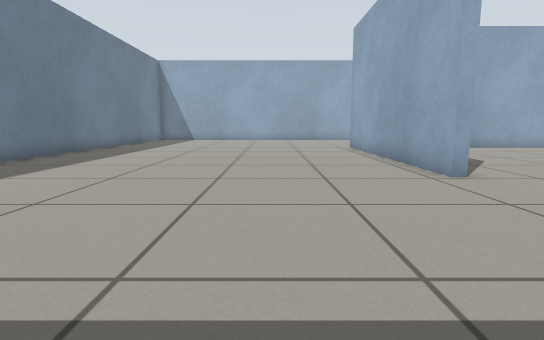
view 1 (above)

18 first-person views from a walk through a world built for the Gazebo simulator. The camera is 0.5 m above the floor, tilts 8° down and sees 80° across. The floor is counted in squares, 0.5 m on a side. Each view is taken from the middle of a square. On the plan, view 1 faces up. The plan holds only what a view shows up to about 12 squares ahead; the rest is blank.

view 2
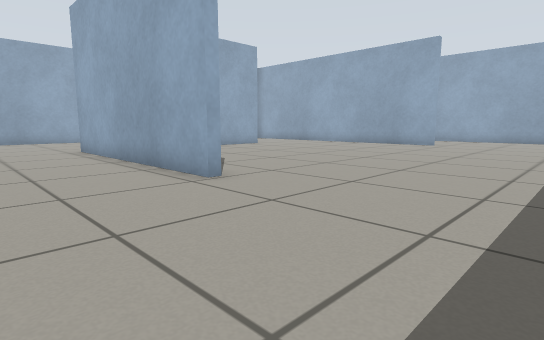

view 3
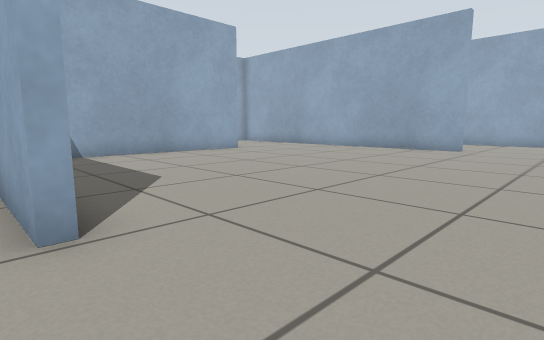

view 4
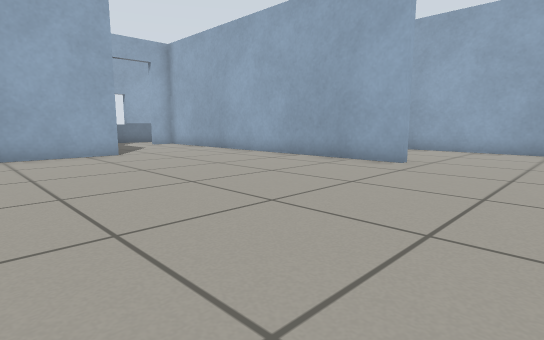

view 5
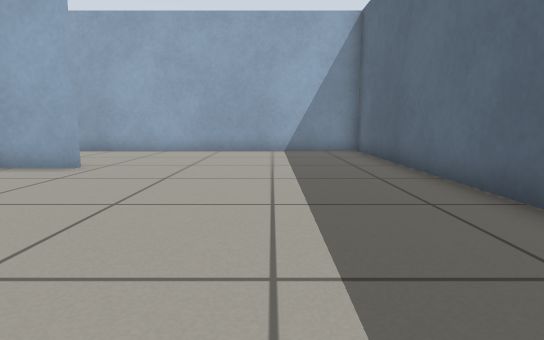

view 6
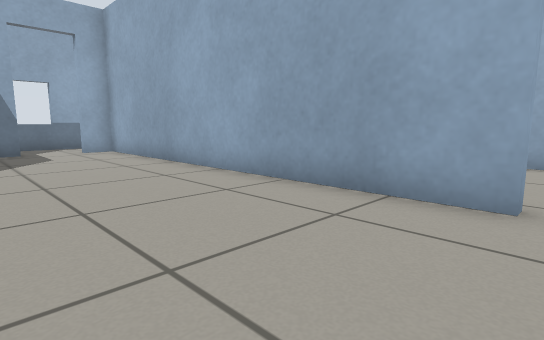

view 7
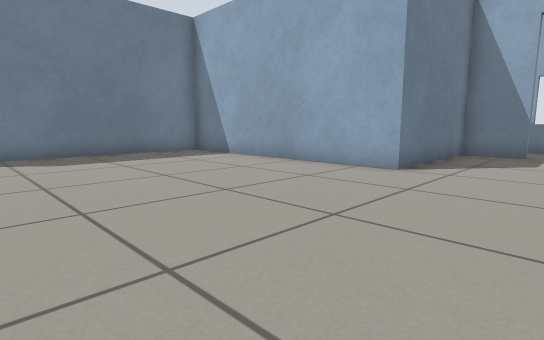

view 8
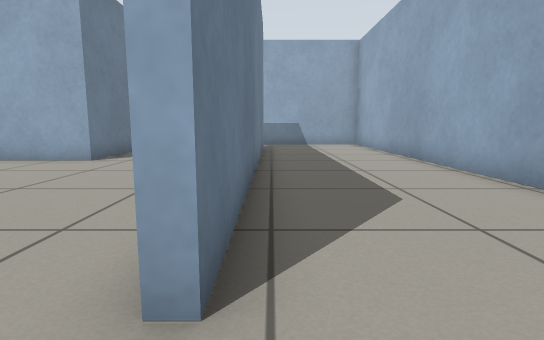

view 9
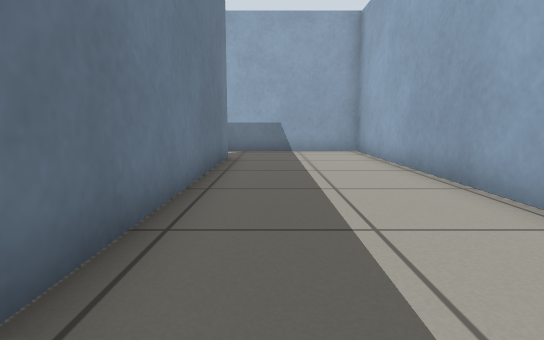

view 10
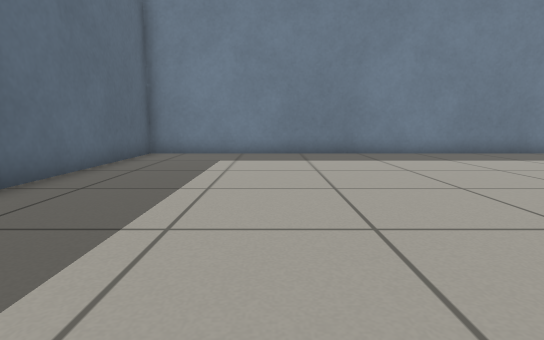

view 11
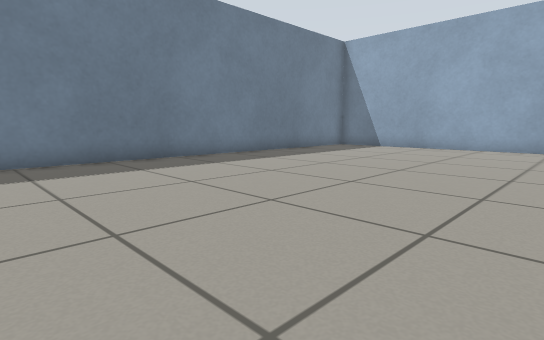

view 12
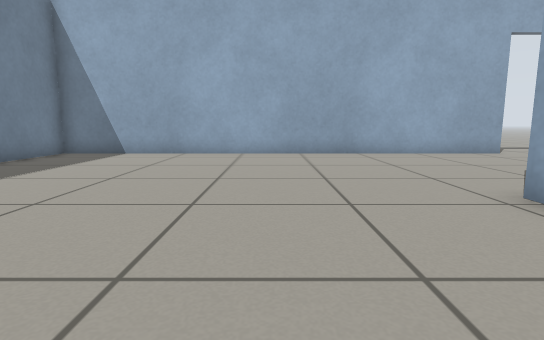

view 13
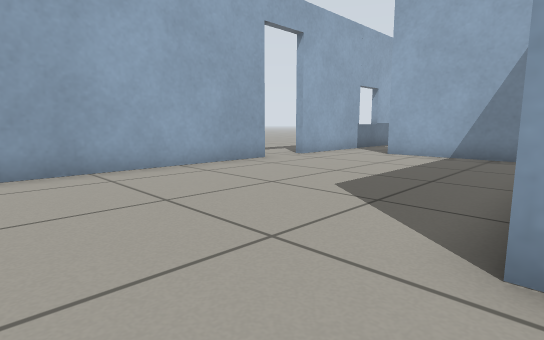

view 14
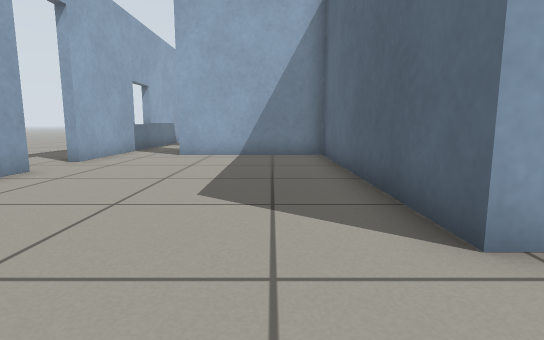

view 15
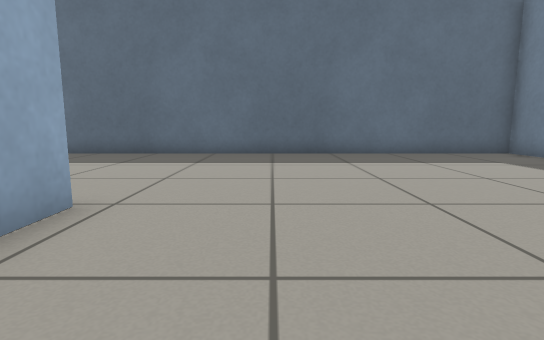

view 16
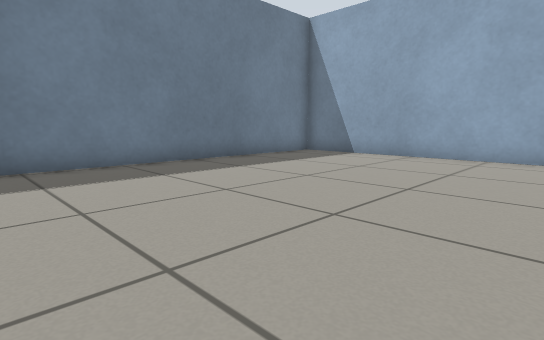

view 17
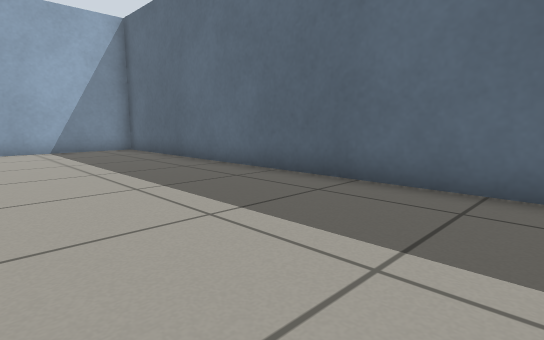

view 18
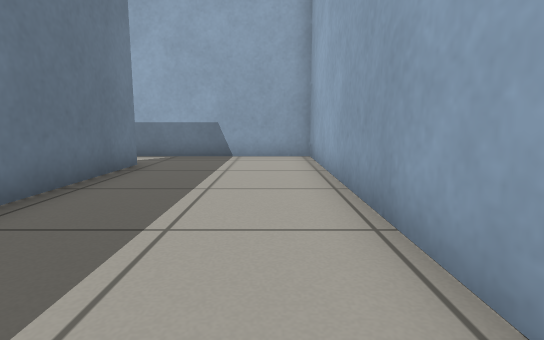

### Floor plan
Points are (right, up) in squares from view 1. A wall is a line through its corners. A room is listed if a view was taken in it or the views show most of it. See-through windows are left out.
Room 1 (views 1, 2, 3, 4, 5, 6, 7, 8, 9, 10, 11, 12, 13, 14, 15, 16, 17, 18)
walls: (3.7, 13.4) (3.7, 7.9); (3.4, 6.1) (3.4, 14.3) (11.6, 14.3) (11.6, 19.1); (13.6, 18.7) (11.9, 18.7) (11.9, 14) (4.4, 14); (8, 21.2) (-7.2, 21.2) (-7.2, -1.2) (21.2, -1.2) (21.2, 21.2) (9.6, 21.2); (16.6, 19.1) (16.6, 6.5) (16.3, 6.5) (16.3, 18.7)
ways out: open door at (8.5, 21); open door at (14.5, 19)

Where each view was taken, in squares from view 1:
view 1: 0 up, 0 right, facing up
view 2: 1 up, 0 right, facing up-right
view 3: 3 up, 3 right, facing up-right
view 4: 3 up, 8 right, facing up-right
view 5: 2 up, 9 right, facing right
view 6: 6 up, 12 right, facing up-right
view 7: 7 up, 15 right, facing up-left
view 8: 5 up, 17 right, facing up
view 9: 9 up, 18 right, facing up
view 10: 3 up, 4 right, facing left
view 11: 7 up, 2 right, facing up-left
view 12: 10 up, 0 right, facing up
view 13: 14 up, 1 right, facing up-right
view 14: 16 up, 1 right, facing right
view 15: 10 up, 1 right, facing down
view 16: 11 up, 1 right, facing up-left
view 17: 4 up, 8 right, facing down-right
view 18: 11 up, 20 right, facing up
